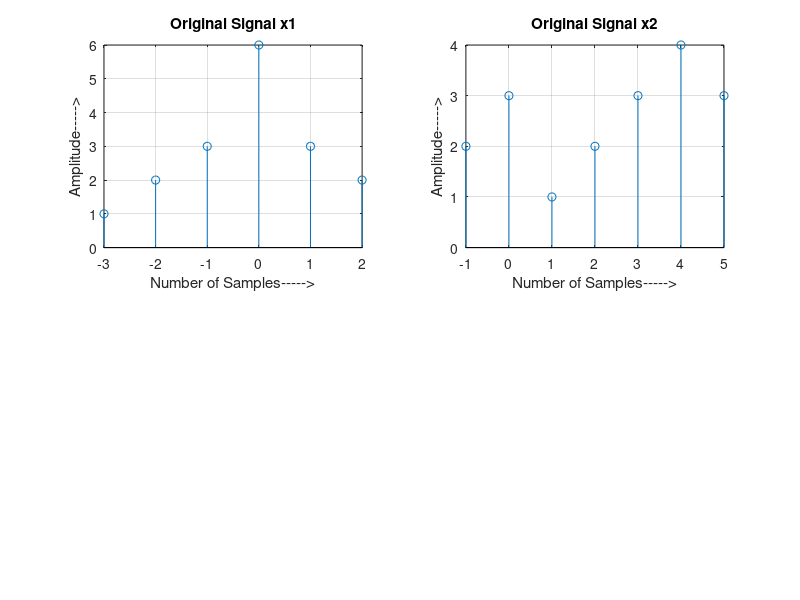

Write MATLAB code to recreate this figure. (Note: this script raises an error after producing the figure.)
clc;
clear all;
close all;
n1=[-3:2];
x1=[1 2 3 6 3 2];
subplot(2,2,1);
stem(n1,x1);
xlabel('Number of Samples----->');
ylabel('Amplitude----->');
title('Original Signal x1');
grid on;
n2=[-1:5];
x2=[2 3 1 2 3 4 3];
subplot(2,2,2);
stem(n2,x2);
xlabel('Number of Samples----->');
ylabel('Amplitude----->');
title('Original Signal x2');
grid on;
[y,n]=sigadd(x1,n1,x2,n2);
subplot(2,2,[3 4]);
stem(n,y);
disp(y);
xlabel('Number of Samples----->');
ylabel('Amplitude----->');
title('Signal Addition');
grid on
